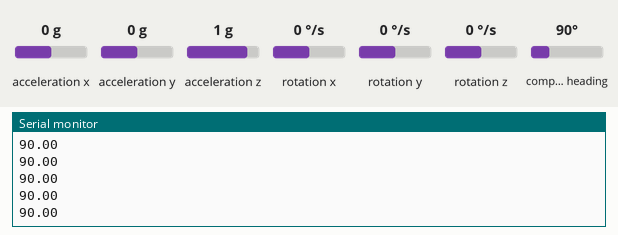
Recording of a sketch running on a simulated Arduino Uno, built with avr-gcc and run on an emulated ATmega328P. Parts: the last lines printed to the serial monitor. The inputs (shaded band) are chosen by the test bench; at power-on: compass heading 90°, acceleration x 0 g, acceleration y 0 g, acceleration z 1 g, rotation x 0 °/s, rotation y 0 °/s, rotation z 0 °/s.

Above: at 1.2 s.
1.3 s: compass heading set to 7°
At 1.33 s:
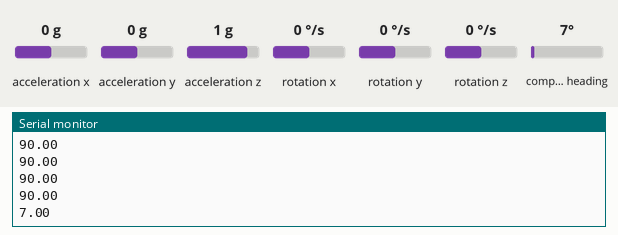
2.8 s: compass heading set to 180°
At 2.86 s:
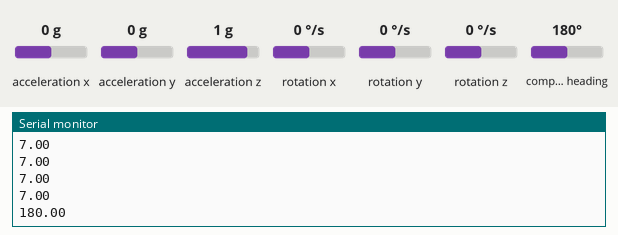
Timing chart, 0 to 5.8 s (numbered marks = the images above; inputs shaded):
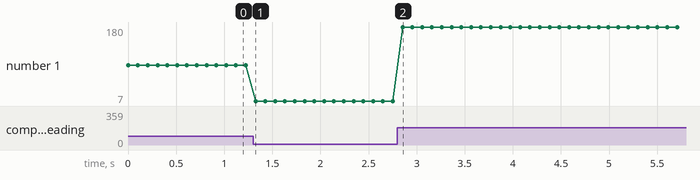

Measured:
- after the input at 1.3 s, the serial monitor: prints a new line at once (image 1)
- after the input at 2.8 s, the serial monitor: prints a new line after 0.05 s (image 2)
- plotted number 1: 90 → 7 after the input at 1.3 s, 7 → 180 after the input at 2.8 s

The sketch:

compass_calibration.ino
```cpp
#include <Wire.h>
#include <LSM303.h>

LSM303 compass;

void setup() {
  Serial.begin(9600);
  Wire.begin();
  compass.init();
  compass.enableDefault();

  /*
  Calibration values; the default values of +/-32767 for each axis
  lead to an assumed magnetometer bias of 0. Use the Calibrate example
  program to determine appropriate values for your particular unit.
  */
  compass.m_min = (LSM303::vector<int16_t>){-784, -623, -555};
  compass.m_max = (LSM303::vector<int16_t>){+322, +517, +489};
}

void loop() {
  compass.read();

  /*
  When given no arguments, the heading() function returns the angular
  difference in the horizontal plane between a default vector and
  north, in degrees.

  The default vector is chosen by the library to point along the
  surface of the PCB, in the direction of the top of the text on the
  silkscreen. This is the +X axis on the Pololu LSM303D carrier and
  the -Y axis on the Pololu LSM303DLHC, LSM303DLM, and LSM303DLH
  carriers.

  To use a different vector as a reference, use the version of heading()
  that takes a vector argument; for example, use

    compass.heading((LSM303::vector<int>){0, 0, 1});

  to use the +Z axis as a reference.
  */
  float heading = compass.heading();

  Serial.println(heading);
  delay(100);
}
```
